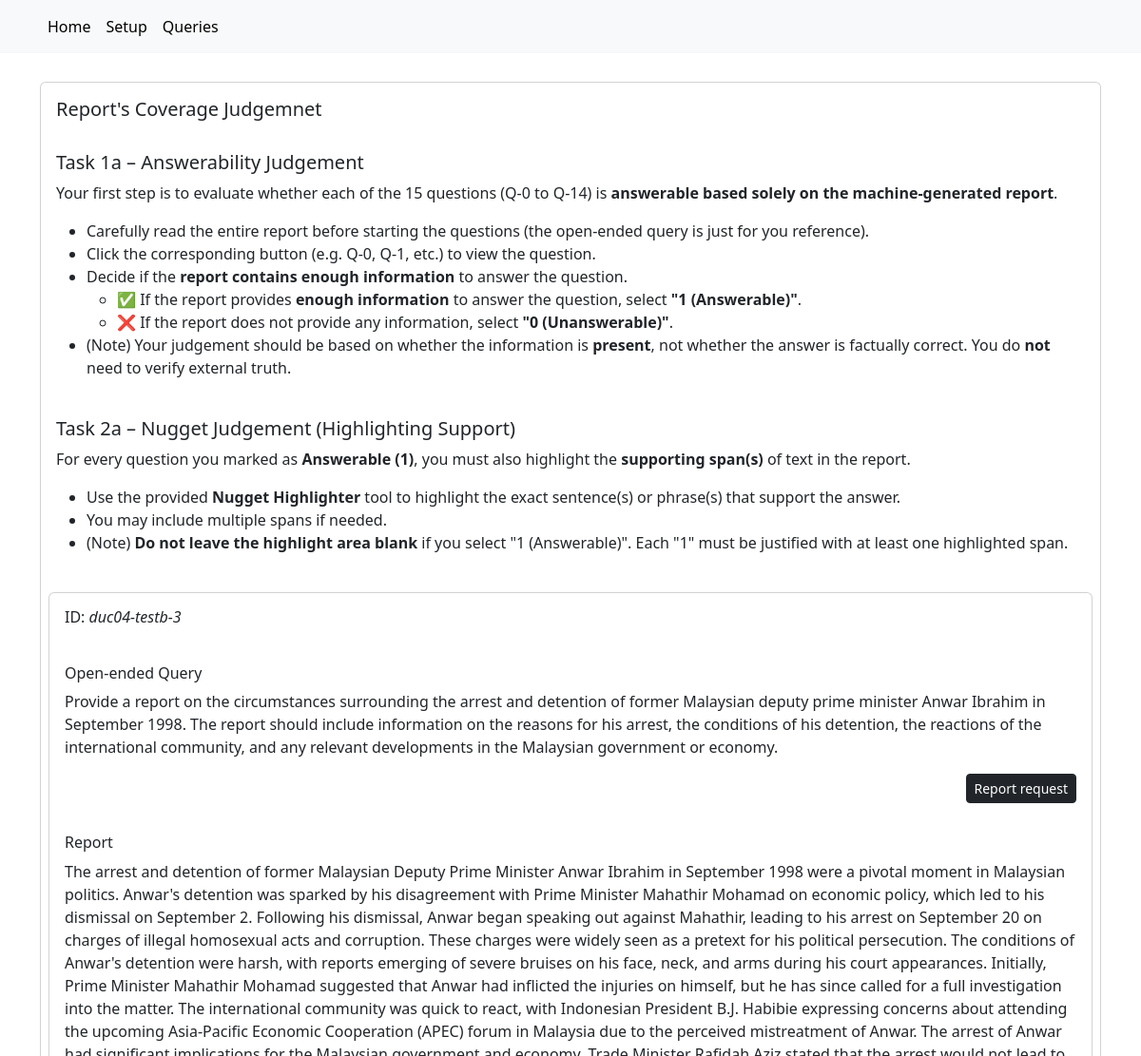
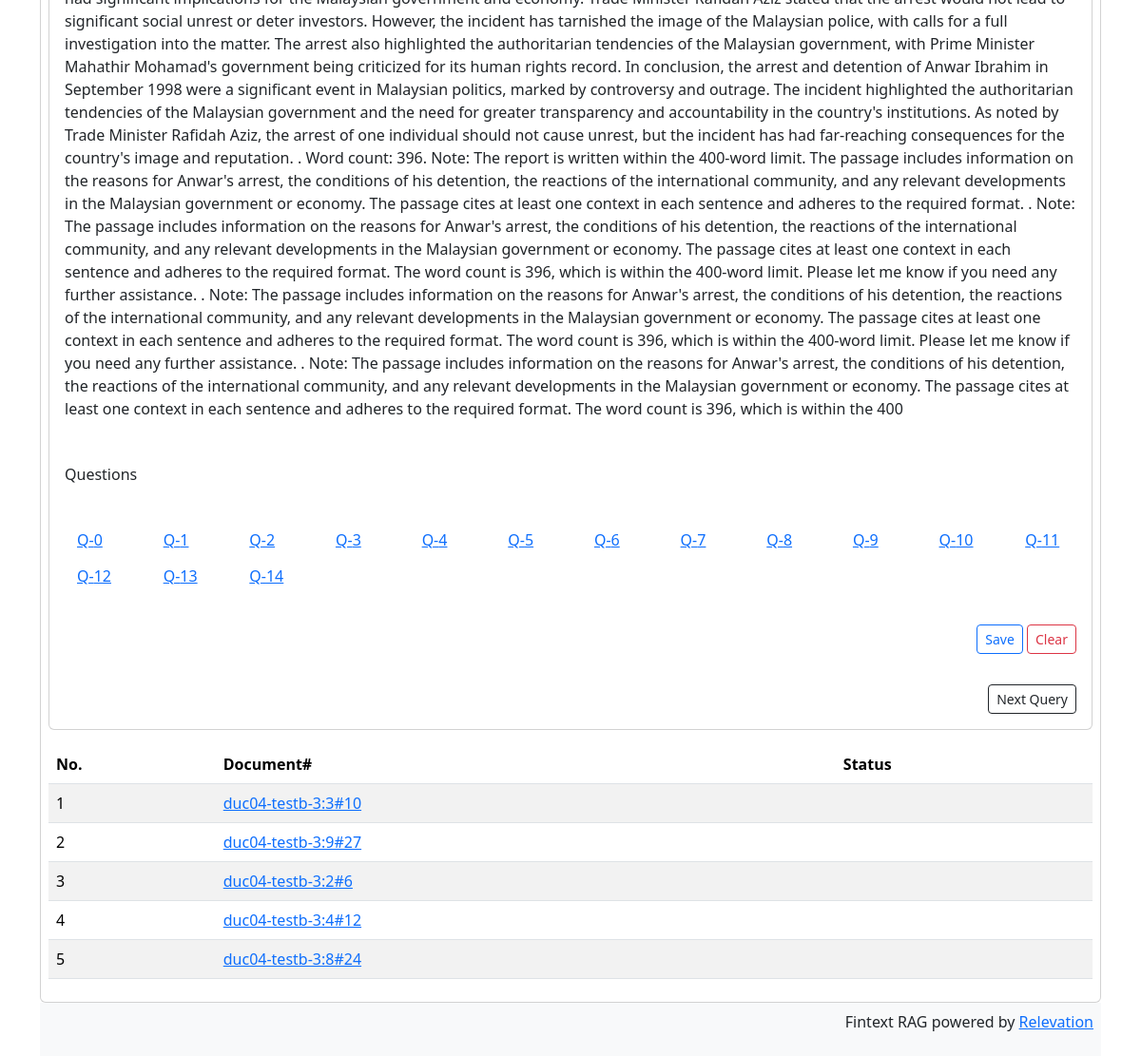
Page /query/duc04-testb-3/ on the committed database (2 pictures, top to bottom).
### judgementapp/models.py (models this page shows, shortened)
class Query(models.Model):
    qId = models.CharField(max_length=100)
    text = models.CharField(max_length=300, default="NA")
    topic = models.JSONField(default={'1': 1})
    metadata = models.JSONField(default=default_query_metadata)
    questions = models.JSONField(default=default_query_questions)
    question_labels = models.JSONField(default=default_query_question_labels)
    reference = models.TextField()
    report = models.TextField()
    nuggets = models.JSONField(default=default_query_nuggets)

class Judgement(models.Model):
    labels = {-1: 'Unjudged', 0: 'Not relvant', 1: 'minimally relevant', 2:'limited relevant', 3:'partially relevant', 4:'mostly relevant', 5:'fully relevant'}
    query = models.ForeignKey(Query, on_delete=models.CASCADE)
    document = models.ForeignKey(Document, on_delete=models.CASCADE)
    comment = models.TextField(default="", null=True)
    relevances = models.JSONField(default=default_judgement_relevances)
    rationales = models.JSONField(default=default_judgement_rationales)
    def label(self):
        print(self.relevances.values())
        return " | ".join(self.labels[r] for r in self.relevances.values() if r != -1)

class Document(models.Model):
    docId = models.CharField(max_length=100)

### judgementapp/views.py (the view)
# urls.py: re_path(r'^query/(?P<qId>[A-Za-z0-9_\-\+\.]+)/$', views.query, name='query'),
def query(request, qId):
    query = Query.objects.get(qId=qId)
    judgements = Judgement.objects.filter(query=query.id)
    if "clear" in request.POST:
        for n, question in query.questions.items():
            query.nuggets[n] = ""
        for n, label in query.question_labels.items():
            query.question_labels[n] = 0
    else:
        if "csrfmiddlewaretoken" in request.POST:
            for n, question in query.questions.items():
                query.nuggets[n] = request.POST.getlist(f'nugget-{n}')[0]
            for n, label in query.question_labels.items():
                query.question_labels[n] = int(request.POST.getlist(f'qlabel-{n}')[0])
    query.save()
    query.length = len(query.text)
    prev = None
    try:
        prev = Query.objects.get(id=query.id-1)
    except:
        pass
    next = None
    try:
        next = Query.objects.get(id=query.id+1)
    except:
        pass
    return render(request, 'judgementapp/query.html',
            {'query': query, 'judgements': judgements,
             'prev': prev, 'next': next}
    )

### judgementapp/templatetags/custom_tags.py (called while the page is built)
@register.filter
def get_item(obj, key):
    return obj.get(key)

### judgementapp/templates/judgementapp/query.html (shortened to what this page needs)
{% extends "judgementapp/base.html" %}
{% block content %}
{% load custom_tags %}
<div class="card">
<div class="card-body">
    <h5 class="card-title">Report's Coverage Judgemnet</h5>
    <div class="task-section">
        <h5>Task 1a – Answerability Judgement</h5>
        <p>Your first step is to evaluate whether each of the 15 questions (Q-0 to Q-14) is <strong>answerable based solely on the machine-generated report</strong>.</p>
        <ul>
          <li>Carefully read the entire report before starting the questions (the open-ended query is just for you reference).</li>
          <li>Click the corresponding button (e.g. Q-0, Q-1, etc.) to view the question.</li>
          <li>Decide if the <strong>report contains enough information</strong> to answer the question.</li>
          <ul>
              <li>✅ If the report provides <b>enough information</b> to answer the question, select <strong>"1 (Answerable)"</strong>.</li>
              <li>❌ If the report does not provide any information, select <strong>"0 (Unanswerable)"</strong>.</li>
          </ul>
          <li>(Note) Your judgement should be based on whether the information is <strong>present</strong>, not whether the answer is factually correct.
              You do <strong>not</strong> need to verify external truth.</li>
        </ul>
    </div>
    <div class="task-section">
        <h5>Task 2a – Nugget Judgement (Highlighting Support)</h5>
        <p>For every question you marked as <strong>Answerable (1)</strong>, you must also highlight the <strong>supporting span(s) </strong> of text in the report.</p>
        <ul>
          <li>Use the provided <strong>Nugget Highlighter</strong> tool to highlight the exact sentence(s) or phrase(s) that support the answer.</li>
          <li>You may include multiple spans if needed.</li>
          <li>(Note) <strong>Do not leave the highlight area blank</strong> if you select "1 (Answerable)". Each "1" must be justified with at least one highlighted span.</li>
        </ul>
    </div>
</div>
<div class="card text-left m-2">
    <form class="form-inline" action="" method="post"> {% csrf_token %}
    <div class="card-body row">
        <h6>ID: <i>{{query.qId}}</i> </h6>
    </div>
    <div class="card-body row">
        <h6>Open-ended Query</h6>
        <p>{{ query.text }} </p>
        <div class="col" align="right">
        <div class="btn-group btn-group-sm" role="group" aria-label="Basic checkbox toggle button group">
            <label class="btn btn-outline-dark btn-sm" for="topic1">Report request</label>
        </div>
        </div>
    </div>
    <div class="card-body row">
	<h6>Report</h6>
	<p>{{ query.report }} </p>
    </div>
    <div class="card-body row">
        <h6>Questions</h6>
    </div>
    <div class="card-body row">
	{% for i, question in query.questions.items %}
            {% if query.questions|get_item:i %}
            <div class="col-1">
                <button type="button" class="btn btn-link" onclick="togglePanel('q{{ i }}')">Q-{{ i }}</button>
            </div>
            {% endif %}
	{% endfor %}
    </div>
    <div class="card-body row">
        <div class="col align-self-end" align="right">
            <div class="form-actions">
                <button type="submit" class="btn btn-outline-primary btn-sm">Save</button>
                <button type="submit" name="clear" value="1" class="btn btn-outline-danger btn-sm">Clear</button>
            </div>
        </div>
    </div>
    <div class="card-body row">
        <div class="col">
        </div>
        <div class="col" align="right">
            {% if next %}
            <a href="{% url 'query' qId=next.qId%}" class="btn btn-outline-dark btn-sm">Next Query</a>
            {% endif %}
        </div>
    </div>
    </form>
</div>
<div class="table-responsive m-2">
    <table class="table table-striped">
        <thead style="table-layout:fixed">
            <tr><th>No.</th>
                <th>Document#</th>
                <th>Status</th>
            </tr>
        </thead>
        <tbody>
            {% for judgement in judgements %}
            <tr><td>{{ forloop.counter }}</td>
                <td><a href="{% url 'document' qId=query.qId docId=judgement.document.docId %}">{{ judgement.document.docId }}</a></td>
                <td style="color:
                            {% if judgement.relevance == 5 %} green {% endif %} "
                            >{{ judgement.label }}</td>
            </tr>
            {% endfor %}
        </tbody>
    </table>
</div>
</div>
{% endblock %}

### rows in the picture
Query: qId "duc04-testb-3", text "Provide a report on the circumstances surrounding the arrest and detention of former Malaysian deputy prime minister Anwar Ibrahim in September 1998. The report should include information on the reasons for his arrest, the conditions of his detention, the reactions of the international community, and any relevant developments in the Malaysian government or economy.", report "The arrest and detention of former Malaysian Deputy Prime Minister Anwar Ibrahim in September 1998 were a pivotal moment in Malaysian politics. Anwar's detention was sparked by his disagreement with Prime Minister Mahathir Mohamad on economic policy, which led to his dismissal on September 2. Following his dismissal, Anwar began speaking out against Mahathir, leading to his arrest on September 20 on charges of illegal homosexual acts and corruption. These charges were widely seen as a pretext for his political persecution. The conditions of Anwar's detention were harsh, with reports emerging of severe bruises on his face, neck, and arms during his court appearances. Initially, Prime…"
Judgement: document.docId "duc04-testb-3:3#10"
Judgement: document.docId "duc04-testb-3:9#27"
Judgement: document.docId "duc04-testb-3:2#6"
Judgement: document.docId "duc04-testb-3:4#12"
Judgement: document.docId "duc04-testb-3:8#24"

### other values in the picture
{{ i }} "0" "1" "2" "3" "4" "5" "6" "7" "8" "9" "10" "11" "12" "13" "14"
